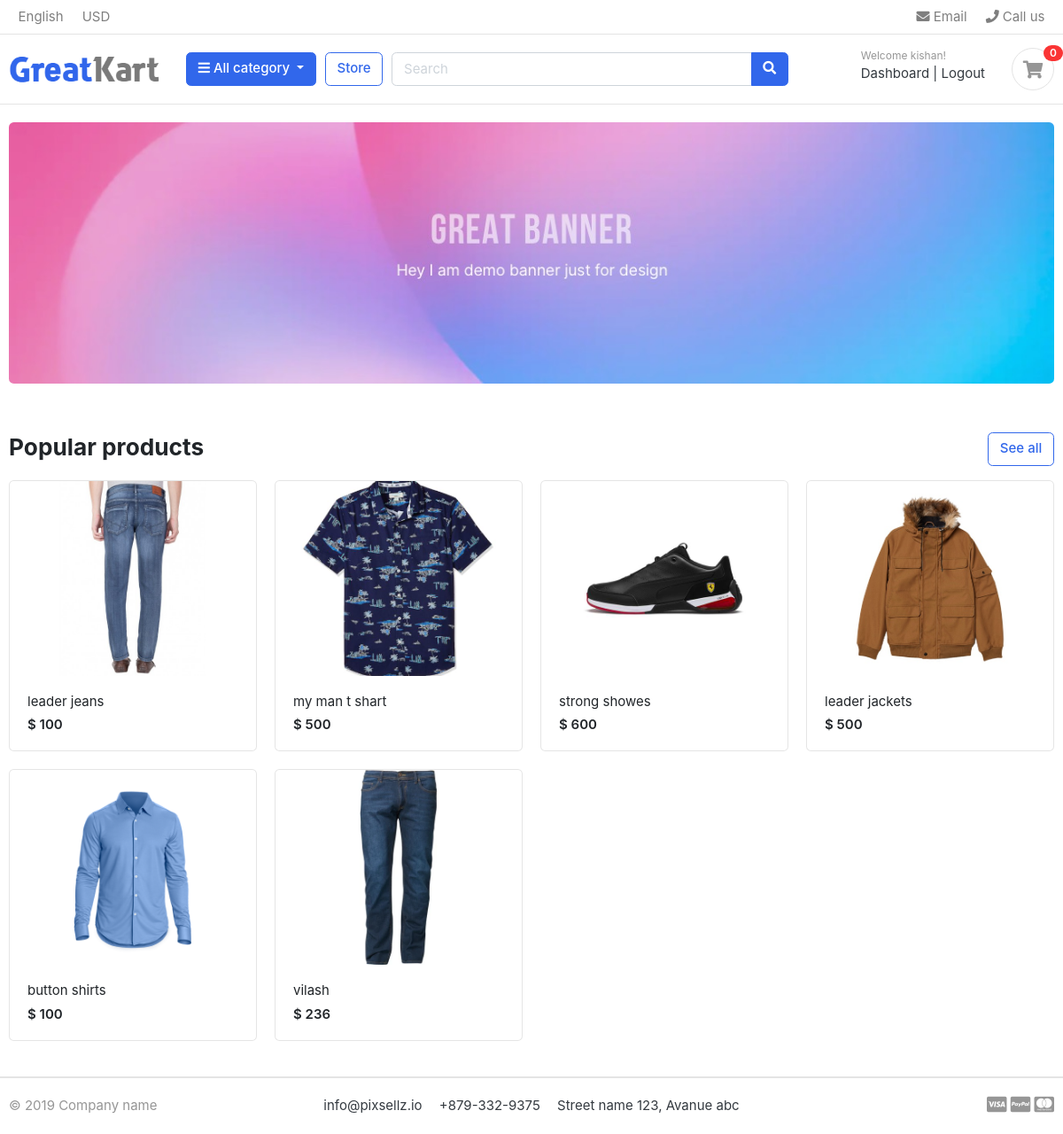
The app's page / (signed in) with its own data.
### accounts_app/models.py (models this page shows, shortened)
class Account(AbstractBaseUser):
    first_name = models.CharField(max_length=50)
    last_name = models.CharField(max_length=50)
    username = models.CharField(max_length=50, unique=True)
    email = models.EmailField(max_length=100, unique=True)
    phone_number = models.CharField(max_length=50)
    date_joined = models.DateTimeField(auto_now_add=True)
    last_login  = models.DateTimeField(auto_now_add =True)
    is_admin    = models.BooleanField(default=False)
    is_staff    = models.BooleanField(default = False)
    is_active   = models.BooleanField(default = False)
    is_superadmin = models.BooleanField(default=False)
    USERNAME_FIELD = 'email'
    REQUIRED_FIELDS = ['username', 'first_name', 'last_name']
    objects = MyAccountManager()

### store_app/models.py (models this page shows, shortened)
class Product(models.Model):
    product_name   = models.CharField(max_length=200, unique=True)
    slug           = models.SlugField(max_length=200, unique=True)
    description    = models.TextField(max_length=500, unique=True)
    price          = models.IntegerField()
    images         = models.ImageField(upload_to='photo/products')
    stock          = models.IntegerField()
    is_available   = models.BooleanField(default=True)
    category       = models.ForeignKey(Category, on_delete=models.CASCADE)
    created_date   = models.DateTimeField(auto_now_add=True)
    modified_date  = models.DateTimeField(auto_now=True)
    def get_url(self):
        return reverse('product_detail', args=[self.category.slug, self.slug])

### greatkart/views.py (the view)
# urls.py: 2. Add a URL to urlpatterns:  path('', views.home, name='home')
def home(request):
    product = Product.objects.all().filter(is_available=True)
    context = {
        'products': product,
    }
    return render(request, 'home.html', context)

### carts_app/context_processors.py (called while the page is built)
def counter(request):
    cart_count = 0
    if 'admin' in request.path:
        return {}
    else:
        try:
            cart = Cart.objects.filter(cart_id=_card_id(request))
            cart_items = CartItem.objects.all().filter(cart=cart[:1])
            for i in cart_items:
                cart_count = cart_count + i.quantity
        except Cart.DoesNotExist:
            cart_count = 0
    return dict(cart_count=cart_count)

### carts_app/views.py (called while the page is built)
def _card_id(request):
    cart = request.session.session_key
    if not cart:
        cart = request.session.create()
    return cart

### category_app/context_processors.py (called while the page is built)
def menu_links(request):
    links = Category.objects.all()
    return dict(links=links)

### category_app/models.py (called while the page is built)
    def get_url(self):
        return reverse('products_by_category', args=[self.slug])

### templates/home.html
{% extends "base.html" %}
{% load static %}
{% block content %}
<section class="section-intro padding-y-sm">
<div class="container">
<div class="intro-banner-wrap">
	<img src="{% static 'images/banners/1.jpg' %}" class="img-fluid rounded">
</div>
</div>
</section>
<section class="section-name padding-y-sm">
<div class="container">
<header class="section-heading">
	<a href="{% url 'store' %}" class="btn btn-outline-primary float-right">See all</a>
	<h3 class="section-title">Popular products</h3>
</header>
<div class="row">
	{% for i in products %}
	<div class="col-md-3">
		<div class="card card-product-grid">
			<a href="{{ i.get_url }}" class="img-wrap"> <img src="{{ i.images.url }}"> </a>
			<figcaption class="info-wrap">
				<a href="{{ i.get_url }}" class="title">{{i.product_name}}</a>
				<div class="price mt-1">$ {{ i.price }}</div>
			</figcaption>
		</div>
	</div>
	{% endfor %}
</div>
</div>
</section>
{% endblock %}

### templates/includes/navbar.html (shortened to what this page needs)
{% load static %}
<header class="section-header">
    <nav class="navbar p-md-0 navbar-expand-sm navbar-light border-bottom">
        <div class="container">
            <div class="collapse navbar-collapse" id="navbarTop4">
                <ul class="navbar-nav mr-auto">
                    <li class="nav-item dropdown">
                        <a href="#" class="nav-link"> English </a>
                    </li>
                    <li class="nav-item dropdown">
                        <a href="#" class="nav-link"> USD </a>
                    </li>
                </ul>
                <ul class="navbar-nav">
                    <li><a href="#" class="nav-link"> <i class="fa fa-envelope"></i> Email </a></li>
                    <li><a href="#" class="nav-link"> <i class="fa fa-phone"></i> Call us </a></li>
                </ul>
            </div>
        </div>
    </nav>
    <section class="header-main border-bottom">
        <div class="container">
            <div class="row align-items-center">
                <div class="col-lg-2 col-md-3 col-6">
                    <a href="{% url 'home' %}" class="brand-wrap">
                        <img class="logo" src="{% static './images/logo.png' %}">
                    </a>
                </div>
                <div class="col-lg col-sm col-md col-6 flex-grow-0">
                    <div class="category-wrap dropdown d-inline-block float-right">
                        <button type="button" class="btn btn-primary dropdown-toggle" data-toggle="dropdown">
                            <i class="fa fa-bars"></i> All category
                        </button>
                    </div>
                </div>
                <a href="{% url 'store' %}" class="btn btn-outline-primary">Store</a>
                <div class="col-lg  col-md-6 col-sm-12 col">
                    <form action="{% url 'search' %}" class="search" method='GET'>
                        <div class="input-group w-100">
                            <input type="text" class="form-control" style="width:60%;" placeholder="Search" name="keyword">
                            <div class="input-group-append">
                                <button class="btn btn-primary" type="submit">
                                    <i class="fa fa-search"></i>
                                </button>
                            </div>
                        </div>
                    </form>
                </div>
                <div class="col-lg-3 col-sm-6 col-8 order-2 order-lg-3">
                    <div class="d-flex justify-content-end mb-3 mb-lg-0">
                        {% if user.id is None %}
                        <div class="widget-header">
                            <small class="title text-muted">Welcome guest!</small>
                            <div>
                                <a href="{% url 'login' %}">Sign in</a> <span class="dark-transp"> | </span>
                                <a href="{% url 'register' %}"> Register</a>
                            </div>
                        </div>
                        {% else %}
                        <div class="widget-header">
                            <small class="title text-muted">Welcome {{user.first_name}}!</small>
                            <div>
                                <a href="{% url 'dashboard' %}"> Dashboard </a> <span class="dark-transp"> | </span>
                                <a href="{% url 'logout' %}"> Logout </a>
                            </div>
                        </div>
                        {% endif %}
                        <a href="{% url 'cart' %}" class="widget-header pl-3 ml-3">
                            <div class="icon icon-sm rounded-circle border"><i class="fa fa-shopping-cart"></i>
                            </div>
                            <span class="badge badge-pill badge-danger notify">{{cart_count}}</span>
                        </a>
                    </div>
                </div>
            </div>
        </div>
    </section>
</header>

### static/css/ui.css (style rules this page uses)
html { font-family: "Inter", sans-serif; font-size: 15px; }
.img-wrap { text-align: center; display: block; }
.img-wrap img { max-width: 100%; }
.icon-xs, .icon-sm, .icon-md, .icon-lg { display: inline-block; text-align: center; flex-shrink: 0; flex-grow: 0; }
.icon-sm { width: 48px; height: 48px; line-height: 48px !important; font-size: 20px; }
.padding-y-sm { padding-top: 20px; padding-bottom: 20px; }
.section-heading { margin-bottom: 20px; margin-top: 15px; }
.section-title { color: #212529; }
.header-main { position: relative; padding-top: 1rem; padding-bottom: 1rem; }
.brand-wrap .logo, .navbar-brand .logo { margin-right: 7px; max-height: 42px; display: inline-block; }
.widget-header { display: inline-block; vertical-align: middle; position: relative; }
.widget-header a { color: #343a40; }
.widget-header i { color: #969696; }
.widget-header .title { display: block; }
.widget-header .notify { position: absolute; top: -3px; right: -10px; }
[class*=card-product] a.title { color: #212529; display: block; }
[class*=card-product] .img-wrap { overflow: hidden; position: relative; }
[class*=card-product] .img-wrap img { height: 100%; max-width: 100%; width: auto; display: inline-block; -o-object-fit: cover; object-fit: cover; }
.card-product-grid { margin-bottom: 20px; }
.card-product-grid .img-wrap { border-radius: 0.2rem 0.2rem 0 0; height: 220px; }
.card-product-grid .info-wrap { overflow: hidden; padding: 18px 20px; }
.card .img-wrap { overflow: hidden; }
.notify { position: absolute; top: -4px; right: -10px; display: inline-block; padding: 0.25em 0.6em; font-size: 12px; line-height: 1; text-align: center; border-radius: 3rem; color: #fff; background-color: #fa3434; }
.price { font-weight: 600; color: #212529; }

### records on screen
Account: first_name "kishan"
Product: images (picture), product_name "leader jeans", price "100"
Product: images (picture), product_name "my man t shart", price "500"
Product: images (picture), product_name "strong showes", price "600"
Product: images (picture), product_name "leader jackets", price "500"
Product: images (picture), product_name "button shirts", price "100"
Product: images (picture), product_name "vilash", price "236"

### other values on screen
{{ cart_count }} "0"
